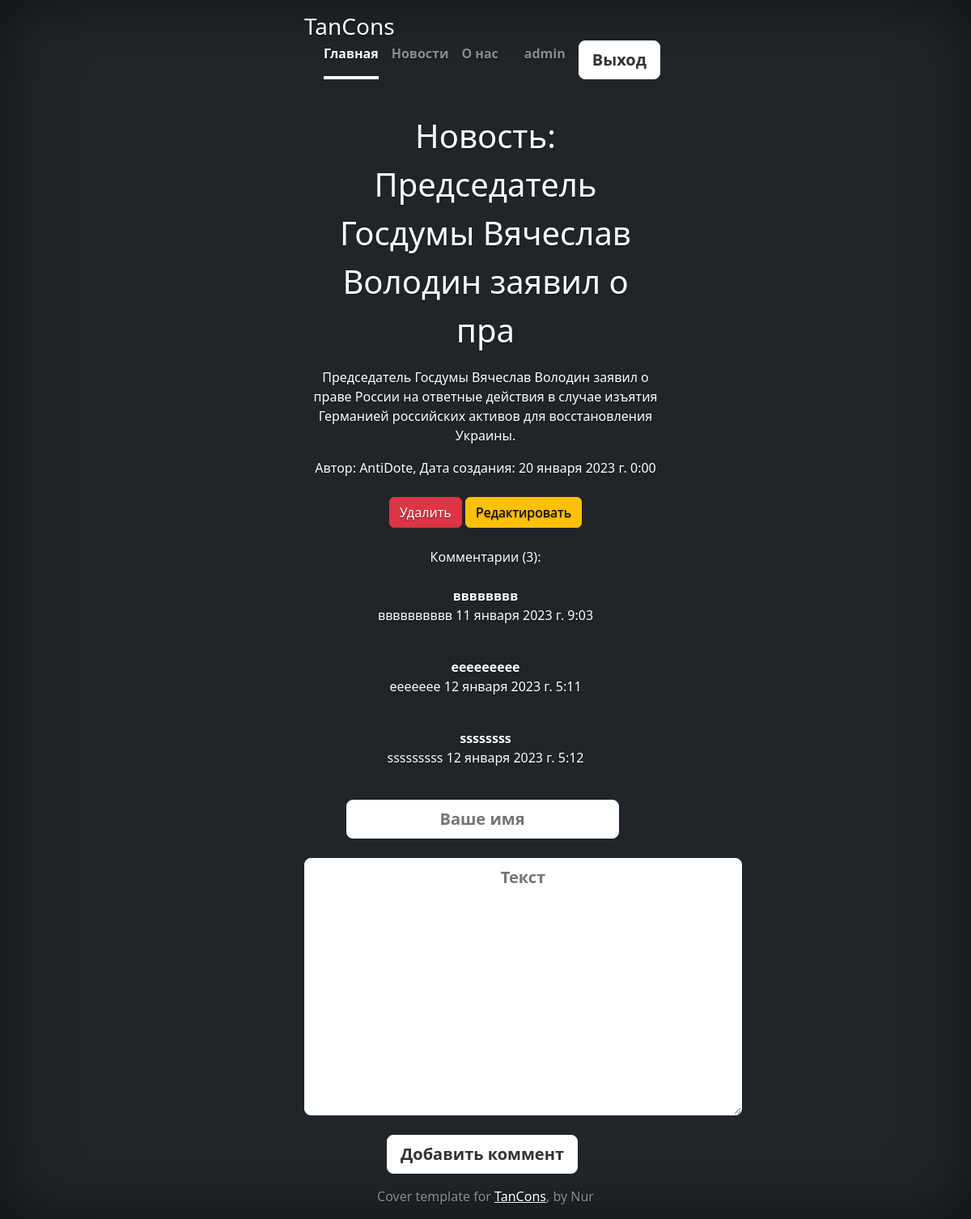
Page /news/5 (signed in) on the committed database.
### news/models.py (models this page shows, shortened)
class Texts(models.Model):
    title = models.CharField('Название', max_length=70)
    anons = models.CharField('Анонс', max_length=250)
    f_text = models.TextField('Статья')
    author = models.ForeignKey(User, verbose_name='автор', on_delete=models.CASCADE, blank=True, null=True, related_name='user_name')
    date = models.DateTimeField('Дата и время')
    class Meta:
        verbose_name = 'Новость'
        verbose_name_plural = 'Новости'

class Comments(models.Model):
    numbers = models.ForeignKey(Texts, verbose_name='ид новости', on_delete=models.CASCADE, blank=True, null=True, related_name='comments_texts')
    kom_name = models.CharField('Имя комментатора', max_length=20, blank=False)
    kom_text = models.TextField('Текст комментария', null=True)
    created = models.DateTimeField(auto_now=True)

### news/views.py (the view)
# urls.py: path('<int:pk>', views.add_comment, name='news-detail'),
def add_comment(request, pk):
    post = get_object_or_404(Texts, id=pk)
    comment = Comments.objects.filter(numbers=pk)
    comment_count = comment.count()
    if request.method == 'POST':
        cform = CommentsForm(data=request.POST)
        if cform.is_valid():
            comment = cform.save(commit=False)
            comment.numbers_id = pk
            comment.save()
            return redirect('news-detail', pk)
    else:
        cform = CommentsForm
    return render(request, 'news/detail_view.html', {
        'new': post,
        'comment': comment,
        'comment_c': comment_count,
        'form': cform})

### news/templates/news/detail_view.html (shortened to what this page needs)
{% extends 'myapp1/layout.html' %}
        {% block body %}
        <div class="text-bg-dark p-3 fs-1 text">Новость: {{ new.title }}</div>
            <div class="news">
                <p>{{ new.f_text }}</p>
                <span class="datatime">Автор: {{ new.author }},  </span>
                <span class="datatime">Дата создания: {{ new.date }}</span>
                <br>
                <br>
                <a href="{% url 'news-delete' new.id %}" class="btn btn-danger">Удалить</a>
                <a href="{% url 'news-update' new.id %}" class="btn btn-warning">Редактировать</a>
                <br><br>
                Комментарии ({{ comment_c }}):
                <br><br>
                {% for com in comment %}
                <P>
                    <b>{{ com.kom_name }}</b><br>
                        {{ com.kom_text }}
                    <span class="datatime">{{ com.created }}</span>
                </p>
                <br>
                {% endfor %}
                <div class="mb-3">
                <form method="POST">
                    {{ form.kom_name }}
                <br>
                <br>
                    {{ form.kom_text }}
                <br><br>
                <button class="btn btn-outline-light me-2 btn btn-lg btn-light fw-bold border-white bg-white" type="submit">Добавить коммент</button>
                </form>
                </div>
            </div>
        {% endblock %}

### myapp1/templates/myapp1/layout.html (shortened to what this page needs)
{% load static %}
{% load i18n %}
{% load account %}
<!DOCTYPE html>
<html lang="en" class="h-100">
    <head>
        <link href="https://cdn.jsdelivr.net/npm/bootstrap@5.3.0-alpha1/dist/css/bootstrap.min.css" rel="stylesheet">
        <link rel="stylesheet" href="{% static 'myapp1/css/myapp1.css' %}">
    </head>
    <body class="d-flex h-100 text-center text-bg-dark">
        <div class="cover-container d-flex w-100 h-100 p-3 mx-auto flex-column">
            <header class="mb-auto">
                <div>
                    <h3 class="float-md-start mb-0">TanCons</h3>
                    <nav class="nav nav-masthead justify-content-center float-md-end">
                        <a href="{% url 'home' %}" class="nav-link fw-bold py-1 px-0 active condary" aria-current="page">Главная</a>
                        <a href="{% url 'news_home' %}" class="nav-link fw-bold py-1 px-0 ">Новости</a>
                        <a href="{% url 'about' %}" class="nav-link fw-bold py-1 px-0 ">О нас</a>
                          {% if user.is_authenticated %}
                          <span class="nav-link fw-bold py-1 px-3 ">
                              {{ user.username }}
                          </span>
                          <a class="btn btn-outline-light me-2 btn btn-lg btn-light fw-bold border-white bg-white" href="{% url 'account_logout' %}">Выход</a>
                          {% else%}
                              <a class="btn btn-outline-light me-2" href="{% url 'account_login' %}">Вход</a>
                              <a class="btn btn-warning" href="{% url 'account_signup' %}">Регистрация</a>
                          {% endif %}
                    </nav>
                </div>
            </header>
            <main ="px-3">
                <p class="lead">
                    {% block body %}
                    {% endblock %}
                </p>
            </main>
            <footer class="mt-auto text-white-50">
                <p>Cover template for <a href="http://127.0.0.1:8000" class="text-white">TanCons</a>, by Nur</p>
            </footer>
        </div>
    </body>
</html>

### myapp1/static/myapp1/css/myapp1.css (style rules this page uses)
.btn-light, .btn-light:hover, .btn-light:focus { color: #333; text-shadow: none; }
body { text-shadow: 0 .05rem .1rem rgba(0, 0, 0, .5); box-shadow: inset 0 0 5rem rgba(0, 0, 0, .5); }
.cover-container { max-width: 40%; }
.nav-masthead .nav-link { color: rgba(255, 255, 255, .5); border-bottom: .25rem solid transparent; }
.nav-masthead .nav-link + .nav-link { margin-left: 1rem; }
.nav-masthead .active { color: #fff; border-bottom-color: #fff; }

### rows in the picture
Texts: title "Председатель Госдумы Вячеслав Володин заявил о пра", f_text "Председатель Госдумы Вячеслав Володин заявил о праве России на ответные действия в случае изъятия Германией российских активов для восстановления Украины.", author "AntiDote", date "20 января 2023 г. 0:00"
Comments: kom_name "вввввввв", kom_text "вввввввввв", created "11 января 2023 г. 9:03"
Comments: kom_name "eeeeeeeee", kom_text "eeeeeee", created "12 января 2023 г. 5:11"
Comments: kom_name "ssssssss", kom_text "sssssssss", created "12 января 2023 г. 5:12"

### other values in the picture
{{ user.username }} "admin"
{{ comment_c }} "3"
